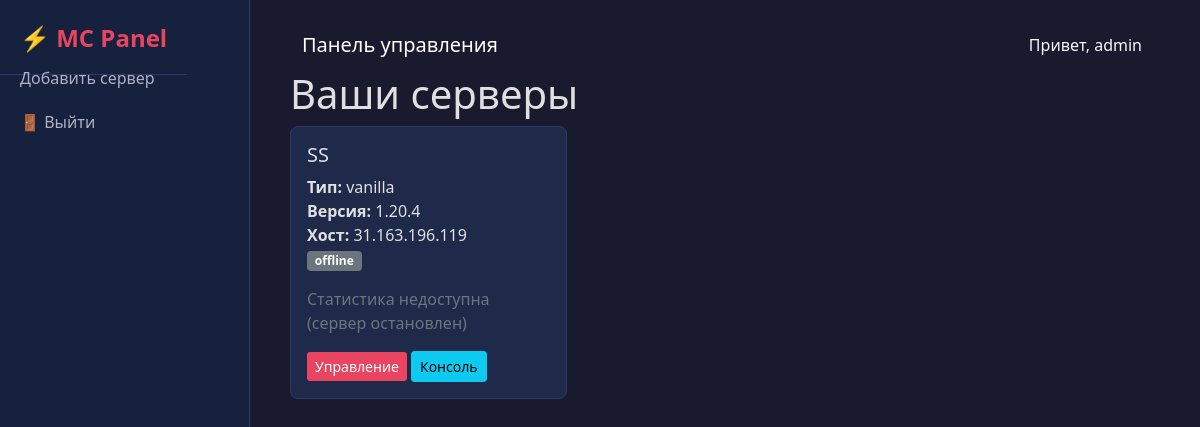
Page / (signed in) on the earlier database version.
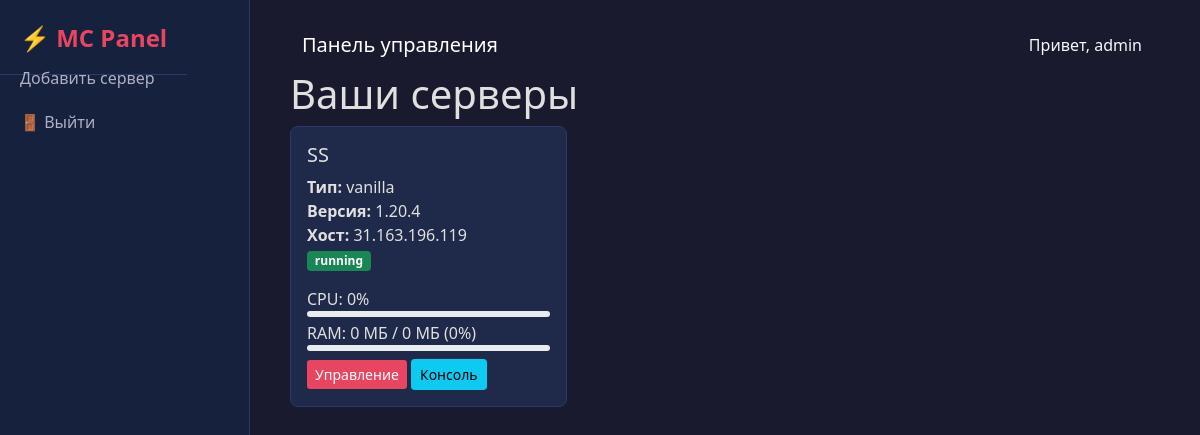
Same page on the later database version.
### models.py (models this page shows, shortened)
class User(UserMixin, db.Model):
    id = db.Column(db.Integer, primary_key=True)
    username = db.Column(db.String(80), unique=True, nullable=False)
    password = db.Column(db.String(120), nullable=False)
    servers = db.relationship('Server', backref='owner', lazy=True)
    co_servers = db.relationship('Server', secondary=server_access, backref=db.backref('co_owners', lazy='dynamic'))

class Server(db.Model):
    id = db.Column(db.Integer, primary_key=True)
    name = db.Column(db.String(100), nullable=False)
    server_type = db.Column(db.String(20), nullable=False, default='vanilla')
    mc_version = db.Column(db.String(20), nullable=False)
    ssh_host = db.Column(db.String(100), nullable=False)
    ssh_port = db.Column(db.Integer, default=22)
    ssh_user = db.Column(db.String(50), nullable=False)
    ssh_password_enc = db.Column(db.String(255), nullable=False)
    status = db.Column(db.String(20), default='offline')
    user_id = db.Column(db.Integer, db.ForeignKey('user.id'), nullable=False)
    startup_command = db.Column(db.Text, default="java -Xms128M -Xmx1024M -jar server.jar nogui")
    memory_percent = db.Column(db.Integer, default=95)
    timezone = db.Column(db.String(50), default="Europe/Moscow")
    garbage_collector = db.Column(db.String(50), default="UseSerialGC")
    domain = db.Column(db.String(100), nullable=True)
    srv_record = db.Column(db.String(100), nullable=True)
    def get_password(self):
        fernet = Fernet(Config.FERNET_KEY.encode())
        return fernet.decrypt(self.ssh_password_enc.encode()).decode()

### app.py (the view)
@app.route('/')
@login_required
def index():
    own_servers = Server.query.filter_by(user_id=current_user.id).all()
    co_servers = Server.query.join(server_access).filter(server_access.c.user_id == current_user.id).all()
    servers = list(set(own_servers + co_servers))
    stats_list = []
    for server in servers:
        try:
            client = ssh_connect(server.ssh_host, server.ssh_port, server.ssh_user, server.get_password())
            status = get_status(client, server.name)
            if server.status != status:
                server.status = status
            stats = get_system_stats(client)
            stats_list.append(stats)
            client.close()
        except Exception:
            server.status = 'offline'
            stats_list.append({'cpu_percent': 0, 'ram_total_mb': 0, 'ram_used_mb': 0, 'ram_percent': 0})
    db.session.commit()
    server_stats = zip(servers, stats_list)
    return render_template('index.html', server_stats=server_stats)

### app.py (called while the page is built)
@login_manager.user_loader
def load_user(user_id):
    return db.session.get(User, int(user_id))

### templates/index.html (shortened to what this page needs)
{% extends "base.html" %}
{% block content %}
<h1>Ваши серверы</h1>
<div class="row">
    {% for server, stats in server_stats %}
    <div class="col-md-4">
        <div class="card server-card">
            <div class="card-body">
                <h5 class="card-title">{{ server.name }}</h5>
                <p class="card-text">
                    <strong>Тип:</strong> {{ server.server_type }}<br>
                    <strong>Версия:</strong> {{ server.mc_version }}<br>
                    <strong>Хост:</strong> {{ server.ssh_host }}<br>
                    <span class="badge bg-{% if server.status == 'running' %}success{% elif server.status == 'stopped' %}warning{% else %}secondary{% endif %} status-badge">
                        {{ server.status }}
                    </span>
                </p>
                {% if server.status == 'running' %}
                <div class="mt-2">
                    <div>
                        <span>CPU: <span id="cpu-{{ server.id }}">{{ stats.cpu_percent|default(0) }}%</span></span>
                        <div class="progress" style="height: 6px;">
                        </div>
                    </div>
                    <div class="mt-1">
                        <span>RAM: <span id="ram-used-{{ server.id }}">{{ stats.ram_used_mb|default(0) }}</span> МБ /
                        <span id="ram-total-{{ server.id }}">{{ stats.ram_total_mb|default(0) }}</span> МБ
                        (<span id="ram-percent-{{ server.id }}">{{ stats.ram_percent|default(0) }}</span>%)</span>
                        <div class="progress" style="height: 6px;">
                        </div>
                    </div>
                </div>
                {% else %}
                <p class="text-muted mt-2">Статистика недоступна (сервер остановлен)</p>
                {% endif %}
                <div class="mt-2">
                    <a href="{{ url_for('server_detail', server_id=server.id) }}" class="btn btn-primary btn-sm">Управление</a>
                    <a href="{{ url_for('console', server_id=server.id) }}" class="btn btn-info btn-sm">Консоль</a>
                </div>
            </div>
        </div>
    </div>
    {% else %}
    <p>Нет добавленных серверов. <a href="{{ url_for('add_server') }}">Добавить первый</a></p>
    {% endfor %}
</div>
{% endblock %}

### templates/base.html (shortened to what this page needs)
<!DOCTYPE html>
<html lang="ru">
<head>
    <link href="https://cdn.jsdelivr.net/npm/bootstrap@5.1.3/dist/css/bootstrap.min.css" rel="stylesheet">
    <link rel="stylesheet" href="{{ url_for('static', filename='style.css') }}">
</head>
<body>
    <div class="sidebar">
        <a href="{{ url_for('index') }}" class="brand" style="text-decoration: none;">⚡ MC Panel</a>
        <div class="nav flex-column">
            {% if current_user.is_authenticated %}
            <a class="nav-link" href="{{ url_for('add_server') }}">Добавить сервер</a>
            <a class="nav-link" href="{{ url_for('logout') }}">🚪 Выйти</a>
            {% else %}
                <a class="nav-link" href="{{ url_for('login') }}">🔑 Вход</a>
                <a class="nav-link" href="{{ url_for('register') }}">📝 Регистрация</a>
            {% endif %}
        </div>
    </div>
    <div class="main-content">
        <nav class="navbar navbar-expand-lg navbar-dark bg-transparent">
            <div class="container-fluid">
                <span class="navbar-brand mb-0 h1">{% block title %}Панель управления{% endblock %}</span>
                <div class="d-flex">
                    {% if current_user.is_authenticated %}
                        <span class="text-light me-3">Привет, {{ current_user.username }}</span>
                    {% endif %}
                </div>
            </div>
        </nav>
        {% block content %}{% endblock %}
    </div>
</body>
</html>

### static/style.css (style rules this page uses)
body { background-color: #1a1a2e; color: #e0e0e0; font-family: 'Segoe UI', Tahoma, Geneva, Verdana, sans-serif; padding-left: 260px; }
.sidebar { position: fixed; top: 0; left: 0; height: 100vh; width: 250px; background-color: #16213e; padding: 20px 0; overflow-y: auto; border-right: 1px solid #2a3a6e; z-index: 1000; }
.sidebar .brand { color: #e94560; font-size: 1.5rem; font-weight: bold; padding: 0 20px 20px; border-bottom: 1px solid #2a3a6e; margin-bottom: 20px; }
.sidebar .nav-link { color: #b0b0c0; padding: 10px 20px; border-radius: 0; transition: 0.2s; }
.main-content { padding: 20px 30px; }
.card { background-color: #1f2a4a; border: 1px solid #2a3a6e; border-radius: 8px; margin-bottom: 20px; }
.btn-primary { background-color: #e94560; border: none; }
a { color: #e94560; }

Differences in the rows shown:
changed Server "SS": status "offline" → "running"; cpu_percent (not shown) → "0"; ram_used_mb (not shown) → "0"; ram_total_mb (not shown) → "0"; ram_percent (not shown) → "0"; status "Статистика недоступна (сервер остановлен)" → "CPU: % RAM: МБ / МБ ( %)"
